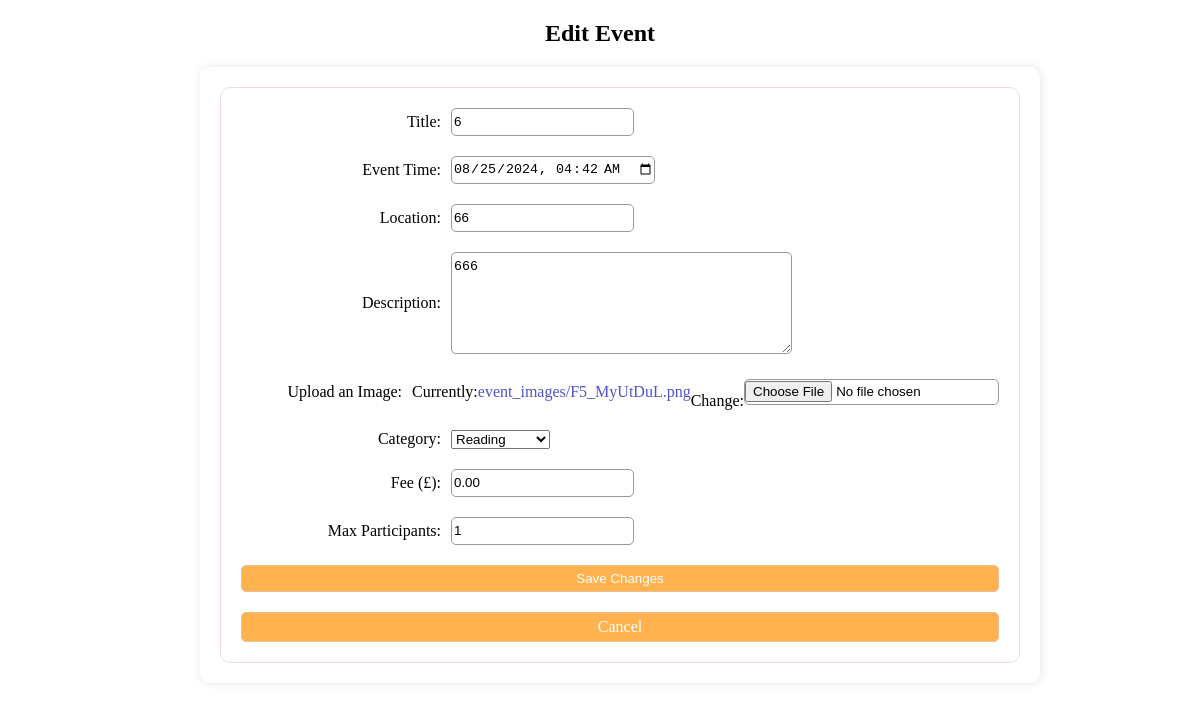
The app's page /events/17/edit/ (signed in), older data.
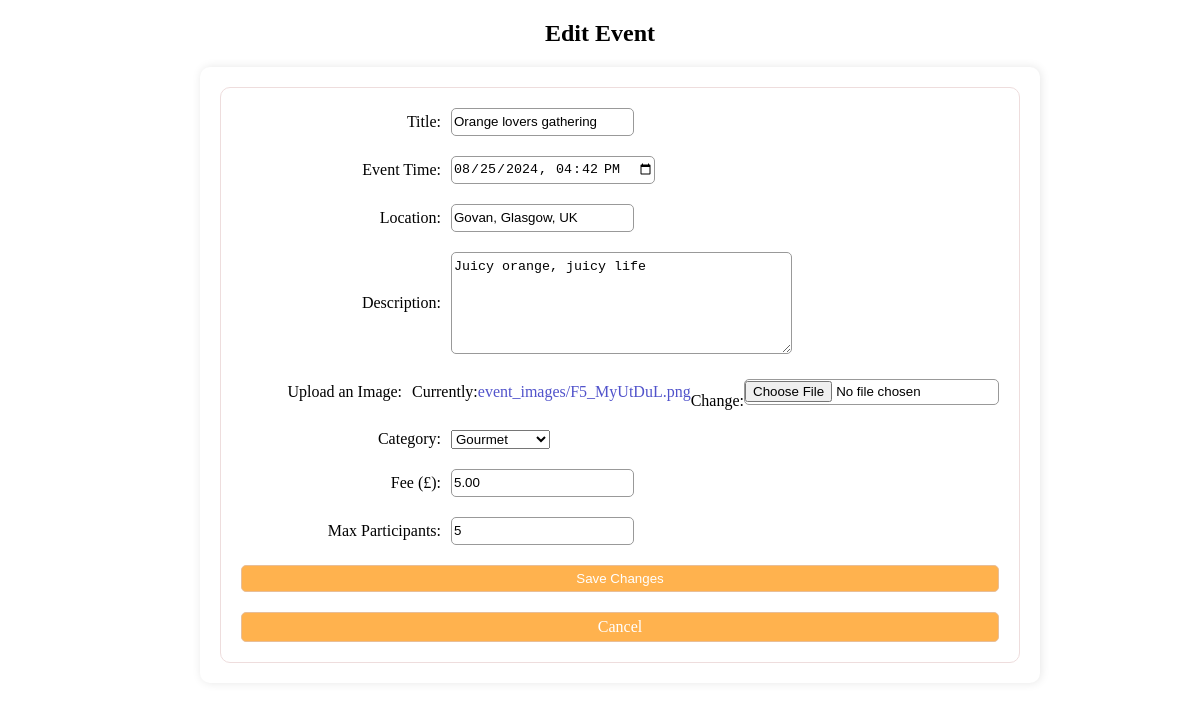
The same page, newer data.
### myapp/models.py (models this page shows, shortened)
class Event(models.Model):
    CATEGORY_CHOICES = [
        ('game', 'Game'),
        ('performance', 'Performance'),
        ('nature', 'Nature'),
        ('pet', 'Pet'),
        ('gourmet', 'Gourmet'),
        ('reading', 'Reading'),
        ('music', 'Music'),
    ]
    category = models.CharField(max_length=20, choices=CATEGORY_CHOICES)
    title = models.CharField(max_length=100)
    description = models.TextField(max_length=800)
    event_time = models.DateTimeField()
    location = models.CharField(max_length=255)
    image = models.ImageField(upload_to='event_images')
    created_by = models.ForeignKey(settings.AUTH_USER_MODEL, on_delete=models.CASCADE)
    created_at = models.DateTimeField(auto_now_add=True)
    fee = models.DecimalField(max_digits=8, decimal_places=2, default=0.00)
    max_participants = models.PositiveIntegerField(default=1)
    current_participants = models.PositiveIntegerField(default=0, editable=False)

### myapp/views.py (the view)
# urls.py: path('events/<int:pk>/edit/', views.edit_event, name='edit_event'),
@login_required(login_url='login')
def edit_event(request, pk):
    event = get_object_or_404(Event, pk=pk, created_by=request.user)
    if request.method == "POST":
        form = EventForm(request.POST, request.FILES, instance=event)
        if form.is_valid():
            form.save()
            return redirect('event_detail', pk=event.pk)
    else:
        form = EventForm(instance=event)
    return render(request, 'edit_event.html', {'form': form, 'event': event})

### myapp/forms.py (shortened to what this page needs)
class EventForm(forms.ModelForm):
    class Meta:
        model = Event
        fields = [
            'title',
            'description',
            'event_time',
            'location',
            'image',
            'category',
            'fee',
            'max_participants'
        ]
        widgets = {
            'event_time': forms.DateTimeInput(attrs={'type': 'datetime-local'}),
            'description': forms.Textarea(attrs={'rows':4}),
            'category': forms.Select(),
            'fee': forms.NumberInput(attrs={'step': '0.01'}),
        }

### myapp/templates/myapp/edit_event.html (shortened to what this page needs)
{% extends "_event_form.html" %}
{% block title %}
  Edit Event
{% endblock %}
{% block buttons %}
<button type="submit" class="btn btn-primary">Save Changes</button>
<a href="{% url 'event_detail' event.id %}" class="btn btn-secondary">Cancel</a>
{% endblock %}

### myapp/templates/myapp/_event_form.html (shortened to what this page needs)
{% load static %}
<!DOCTYPE html>
<html lang="en">
  <head>
    <link rel="stylesheet" href="{% static 'css/create-event.css' %}" />
  </head>
  <body style="margin: 0 auto; width: 800px; text-align: center">
    <h2>{% block title %}Form Title{% endblock %}</h2>
    <div class="create-container">
      <form method="post" enctype="multipart/form-data">
        <div class="form-group">
          <label for="{{ form.title.id_for_label }}">Title:</label>
          {{ form.title }}
        </div>
        <div class="form-group">
          <label for="{{ form.event_time.id_for_label }}">Event Time:</label>
          {{ form.event_time }}
        </div>
        <div class="form-group">
          <label for="id_location">Location:</label>
          <input
            type="text"
            class="location-input"
            id="id_location"
            name="location"
            placeholder="Event location (street, city)"
            value="{{ form.location.value|default:'' }}"
            data-autocomplete-type="address"
          />
        </div>
        <div class="form-group">
          <label for="{{ form.description.id_for_label }}">Description:</label>
          {{ form.description }}
        </div>
        <div class="form-group">
          <label for="{{ form.image.id_for_label }}">Upload an Image:</label>
          {{ form.image }}
        </div>
        <div class="form-group">
          <label for="{{ form.category.id_for_label }}">Category:</label>
          {{ form.category }}
        </div>
        <div class="form-group">
          <label for="{{ form.fee.id_for_label }}">Fee (£):</label>
          {{ form.fee }}
        </div>
        <div class="form-group">
          <label for="{{ form.max_participants.id_for_label }}"
            >Max Participants:</label
          >
          {{ form.max_participants }}
        </div>
        {% block buttons %} {% endblock %}
      </form>
    </div>
  </body>
</html>

Row changes from the older to the newer data that the page shows:
changed Event: title "6" → "Orange lovers gathering"; event_time "08/25/2024 04:42" → "08/25/2024 16:42"; location "66" → "Govan, Glasgow, UK"; description "666" → "Juicy orange, juicy life"; category "Reading" → "Gourmet"; fee "0.00" → "5.00"; max_participants "1" → "5"
